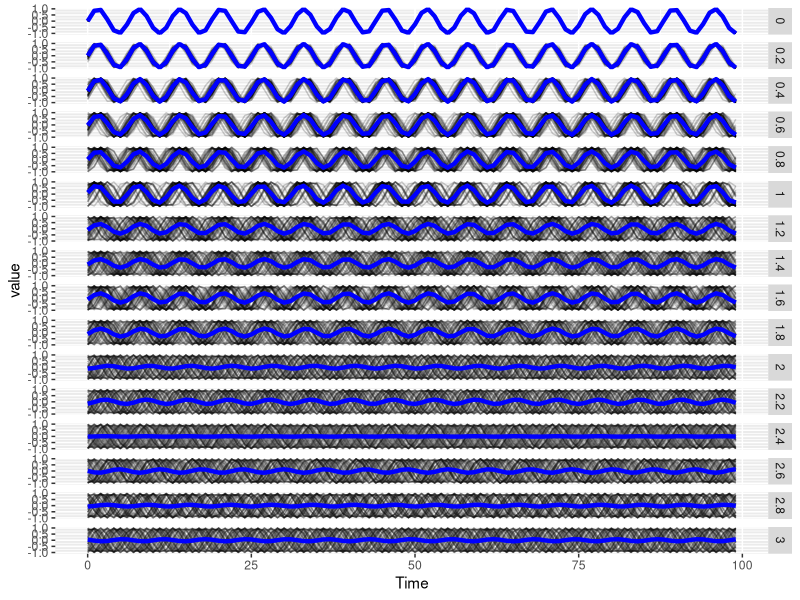
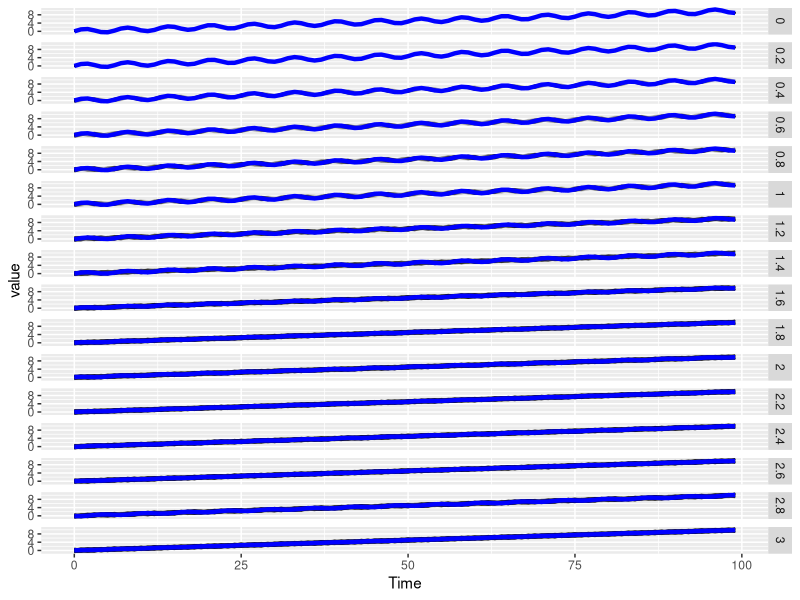
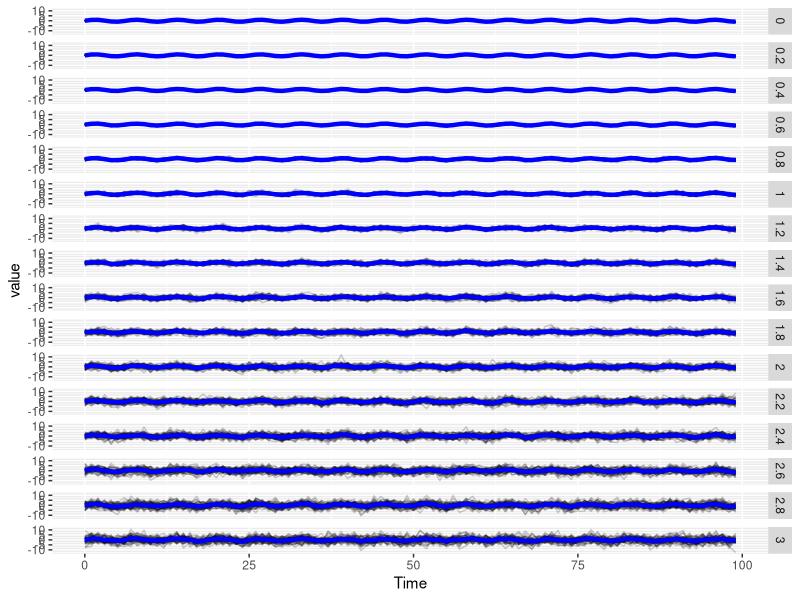

These charts were generated, in order, by the following R code: (Note: a time limit stopped this script after it produced the figures.)
## ---- chunk 1
knitr::opts_chunk$set(cache=TRUE)
## ---- chunk 2
dist_mean <- function(data, condition, tcol, measure, label, return.mean = F){
  # data: a data table containing trajectories and conditions
  # condition: column name that fully define an experimental condition, thus a set of trajectories analyzed together
  # tcol: time column name
  # measure: column name with quantity of interest
  # label: column name with label of individual objects in each condition (cell label)
  
  require(data.table)
  # 1) Get mean trajectory for each condition
  means <- data[, .(Average = mean(get(measure))), by = c(condition, tcol)]
  dat <- merge(data[, c(condition, label, tcol, measure), with = F], means, by = c(condition, tcol))
  
  # 2) Euclidean distance between each trajectory and the mean one
  distances <- dat[, .(sq_dist = (get(measure) - Average)^2) , by = c(condition, label)]
  euclid <- distances[, .(euclid_to_mean = sqrt(sum(sq_dist))), by = c(condition, label)]
  
  if(return.mean){
    return(list(means = means, euclid = euclid))
  } else {
    return(euclid)
  }
}


rollex <- function(x, k = 5){
  # Extended rolling mean, fill the extremeties with linear approximation
  require(zoo)
  roll <- rollmean(x, k, na.pad = T)
  NonNAindex <- which(!is.na(roll))
  fst <- min(NonNAindex)
  lst <- max(NonNAindex)
  
  # Left and Right slopes
  lslope <- (roll[fst + 1] - roll[fst]) / 2
  rslope <- (roll[lst] - roll[lst - 1]) / 2
  
  # Replace NAs generated by roll with approx
  for(i in 1:(fst-1)){
    roll[i] <- roll[fst] + lslope * (i - fst) 
  }
  for(i in (lst+1):length(roll)){
    roll[i] <- roll[lst] + rslope * (i - lst) 
  }
  return(roll)
}


clip <- function(x, y){
  # Take two numeric vectors of same length, set x to 1 when above y and x to 0 when below y
  return(ifelse(x >= y, 1, 0))
}


wrap_clip <- function(x, k = 5){
  return(clip(x, rollex(x, k)))
}


overlap <- function(x, y){
  # How often do 2 clipped time series have the same value?
  temp <- ifelse(x==y,1,0)
  return(sum(temp)/length(temp))
}


sim_phase_shifted <- function(n, noise, freq = 1, end = 100, return.wide = F){
  # A fucntion to simulate a population of n noisy sinusoidals that are phase shifted
  # n: number of sinusoids
  # freq: sampling rate (in time unit)
  # noise: standard deviation phaseshift
  # end: end time of simulations
  # return.wide: returns data in wide or long format
  
  require(data.table)
  # If sampling rate < 1, adjust end such that seq(from, to, by) re
  
  # Create a matrix of shifted times 
  tvec <- seq(0, end-1, by = freq)
  time_matrix <- matrix(tvec, nrow = length(tvec), ncol = n)
  shifts <- rnorm(n, 0, noise)
  shifts <- matrix(shifts, nrow = length(tvec), ncol = n, byrow = T)
  time_matrix <- time_matrix + shifts

  # Replace each shifted time by it sine function
  sins <- sin(time_matrix)
  
  # Go to data.table
  sins <- as.data.table(sins)
  sins <- cbind(seq(0, end-1, by = freq), sins)
  colnames(sins)[1] <- "Time"
  if(return.wide){
    return(sins)  
  }
  
  # Format long data table
  sins <- melt(sins, id.vars = "Time")
  return(sins)
}


sim_phase_shifted_with_fixed_trend <- function(n, noise, slope, freq = 1, end = 100){
  # Add a trend, i.e. a linear increase or decrease, to simulations
  # See sim_phase_shifted for arguments. Slope indicates the slope of the trend (change of mean value per unit of time)
  
  sins <- sim_phase_shifted(n, noise, freq, end, return.wide = F)
  trend_vec <- unique(sins$Time)
  trend_vec <- trend_vec * slope
  sins[, value := value + trend_vec, by = .(variable)]
  return(sins)
}


sim_noisy_amplitude <- function(n, noise, freq = 1, end = 100, return.wide = F){
  # Create a matrix of times and noise
  tvec <- seq(0, end-1, by = freq)
  time_matrix <- matrix(tvec, nrow = length(tvec), ncol = n)
  noise_matrix <- replicate(n, rnorm(length(tvec), 0, noise))
  
  # Replace each shifted time by it sine function and add white noise
  sins <- sin(time_matrix)
  sins <- sins + noise_matrix
  
  # Go to data.table
  sins <- as.data.table(sins)
  sins <- cbind(seq(0, end-1, by = freq), sins)
  colnames(sins)[1] <- "Time"
  if(return.wide){
    return(sins)  
  }
  
  # Format long data table
  sins <- melt(sins, id.vars = "Time")
  return(sins)
}


sim_expodecay_lagged_stim <- function(n, noise, interval.stim = 5, lambda = 0.2, freq = 1, end = 100, return.wide = F){
  # A fucntion to simulate a population of n trajectories of expo decay, that are taken up at regular time by stimulus.
  # The noise add a lag between the stimulus and the increase.
  # n: number of trajectories
  # noise: standard deviation for the lag
  # interval.stim: how long between each stimulation?
  # lambda: desintegration rate
  # freq: sampling rate (in time unit), how often do we compute the state of the system
  # end: end time of simulations
  # return.wide: returns data in wide or long format
  
  # Time vector
  tvec <- seq(0, end-1, by = freq)
  # Matrix with stimulation times
  stim_time <- seq(interval.stim, end-1 , interval.stim)
  stim_time_matrix <- matrix(stim_time, nrow = length(stim_time), ncol = n)
  
  # Randomize the stimulation times (represent random lag), forbid lag < 0
  noise_matrix <- abs(replicate(n, rnorm(n = length(stim_time), mean = 0, sd = noise)))
  stim_time_matrix <- stim_time_matrix + noise_matrix
  
  # Initialize trajectories with 0 everywhere, set to 1 at stimulus times
  trajs <- matrix(0, nrow = length(tvec), ncol = n)
  for(col in 1:ncol(stim_time_matrix)){
    for(row in 1:nrow(stim_time_matrix)){
      index <- which(tvec >= stim_time_matrix[row, col])[1]
      trajs[index, col] <- 1
    }
  }
  
  # Expo decay computed thanks to previous value
  decrease_factor <- exp(-lambda * freq)
  for(col in 1:ncol(trajs)){
    for(row in 2:nrow(trajs)){
      # If not at a stim time, decay
      if(trajs[row, col] != 1){trajs[row, col] <- trajs[row-1, col] * decrease_factor}
    }
  }
  
  # Go to data.table
  trajs <- as.data.table(trajs)
  trajs <- cbind(seq(0, end-1, by = freq), trajs)
  colnames(trajs)[1] <- "Time"
  if(return.wide){
    return(trajs)  
  }
  
  # Format long data table
  trajs <- melt(trajs, id.vars = "Time")
  return(trajs)
}


multi_sims <- function(type, noises, ...){
  # /!\ not optimized, growing data table
  # Generate multiple simulations of the indicated type.
  # noises: numeric vector with noise value, DO NOT PASS 0, as it is already used to initialize the output
  # ps: phase shifted
  # pst: phase shifted with linear trend
  # na: noisy amplitude
  # edls: expo decay lagged stimulation
  
  if(!(type %in% c("ps", "pst", "na", "edls"))){
    stop("type must be one of c('ps', 'pst', 'na', 'edls')")
  }
  
  # Initialize data.table with no noise
  if(type == "ps"){multi_sim <- sim_phase_shifted(noise = 0, ...)}
  else if(type == "pst"){multi_sim <- sim_phase_shifted_with_fixed_trend(noise = 0, ...)}
  else if(type == "na"){multi_sim <- sim_noisy_amplitude(noise = 0, ...)}
  else if(type == "edls"){multi_sim <- sim_expodecay_lagged_stim(noise = 0, ...)}
  
  multi_sim$noise <- 0
  for(noise in noises){
    if(type == "ps"){temp <- sim_phase_shifted(noise = noise, ...)}
    else if(type == "pst"){temp <- sim_phase_shifted_with_fixed_trend(noise = noise, ...)}
    else if(type == "na"){temp <- sim_noisy_amplitude(noise = noise, ...)}
    else if(type == "edls"){temp <- sim_expodecay_lagged_stim(noise = noise, ...)}
    temp$noise <- noise
    multi_sim <- rbind(multi_sim, temp)
  }
  return(multi_sim)
}


plot_sim <- function(data, x = "Time", y = "value", group = "variable", use.facet = T, facet = "noise", alpha = 0.2){
  require(ggplot2)
  p <- ggplot(data, aes_string(x = x, y = y)) + geom_line(aes_string(group = group), alpha = alpha)
  p <- p + stat_summary(fun.y=mean, geom="line", colour = "blue", size = 1.5)
  if(use.facet){
    p <- p + facet_grid(as.formula(paste(facet, "~ .")))
  }
  p
}


all_pairwise_stats <- function(data, condition, label, measure, k_roll_mean = 5){
  # Compute all pairwise measures: overlap_clipping and correlations (Pearson, Spearman, Kendall)
  # The clipping of trajectories is performed as first step
  
  # data: a data table containing CLIPPED trajectories
  # condition: column name that fully define an experimental condition; MUST BE INTEGERS, NUMERIC, FACTOR OR CHARACTERS
  # measure: column name with clipped trajectories
  # label: column name with label of individual objects in each condition (cell label); LABELS MUST BE INTEGERS, NUMERIC, FACTOR OR CHARACTERS
  
  if(!(class(data[,get(condition)]) %in% c("integer", "numeric", "character", "factor"))){
    stop("Column 'condition' must be integer, numeric, factor or character.")
  }
  if(!(class(data[,get(label)]) %in% c("integer", "numeric", "character", "factor"))){
    stop("Column 'label' must be integer, numeric, factor or character.")
  }
  
  require(data.table)
  setkeyv(data, c(condition, label))
  
  # Perform clipping
  ClipData <- data[, .(clip_measure = wrap_clip(get(measure), k = k_roll_mean)), by = c(condition, label)]
  setkeyv(ClipData, c(condition, label))
  
  # Number of rows for data table initialization, sum of number of pairs in each condition
  nber_row <- 0
  for(i in unique(data[, get(condition)])){
    nber_row <- nber_row + choose(length(unique(data[.(i), get(label)])), 2)
  }

  
  # One row = one pair in one condition; set column types according to input types
  out <- data.table(matrix(ncol = 7, nrow = nber_row))
  colnames(out) <- c(condition, "Label1", "Label2", "Overlap", "Pearson", "Spearman", "Kendall")
  if(class(data[,get(condition)]) == "integer"){out[[condition]] <- as.integer(out[[condition]])}
  else if(class(data[,get(condition)]) == "numeric"){out[[condition]] <- as.numeric(out[[condition]])}
  else if(class(data[,get(condition)]) == "character"){out[[condition]] <- as.character(out[[condition]])}
  else if(class(data[,get(condition)]) == "factor"){out[[condition]] <- as.factor(out[[condition]])}
  
  
  if(class(data[,get(label)]) == "integer"){
    out[, Label1 := as.integer(Label1)]
    out[, Label2 := as.integer(Label2)]
  }
  else if(class(data[,get(label)]) == "numeric"){
    out[, Label1 := as.numeric(Label1)]
    out[, Label2 := as.numeric(Label2)]
  }
  else if(class(data[,get(label)]) == "character"){
    out[, Label1 := as.character(Label1)]
    out[, Label2 := as.character(Label2)]
  }
  else if(class(data[,get(label)]) == "factor"){
    out[, Label1 := as.factor(Label1)]
    out[, Label2 := as.factor(Label2)]
  }
  
  
  out[, Overlap := as.numeric(Overlap)]
  out[, Pearson := as.numeric(Pearson)]
  out[, Spearman := as.numeric(Spearman)]
  out[, Kendall := as.numeric(Kendall)]
  
  curr_row <- 1L
  # Loop condition
  for(i in unique(data[, get(condition)])){
    labels <- unique(data[.(i), get(label)])
    # Loop 1st label
    for(j in 1:(length(labels)-1)){
      # Loop 2nd label
      for(k in (j+1):length(labels)){
        set(out, curr_row, 1L, i)
        set(out, curr_row, 2L, labels[j])
        set(out, curr_row, 3L, labels[k])
        # /!\ use clip data for overlap
        set(out, curr_row, 4L, overlap(ClipData[.(i, labels[j]), clip_measure], ClipData[.(i, labels[k]), clip_measure]))
        set(out, curr_row, 5L, cor(data[.(i, labels[j]), get(measure)], data[.(i, labels[k]), get(measure)], method ="pearson"))
        set(out, curr_row, 6L, cor(data[.(i, labels[j]), get(measure)], data[.(i, labels[k]), get(measure)], method ="spearman"))
        set(out, curr_row, 7L, cor(data[.(i, labels[j]), get(measure)], data[.(i, labels[k]), get(measure)], method ="kendall"))
        curr_row <- curr_row + 1L
      }
    }
  }
  return(out)
}
## ---- chunk 3
n <- 50 # number of trajectories per noise level
noises <- seq(0.2, 3, 0.2)
freq <- 1 # compute sinus every 1 time unit

# Phase shifted
ps <- multi_sims(type = "ps", noises = noises, n = n, freq = freq)
ps
# Phase shifted with trend
pst <- multi_sims(type = "pst", noises = noises, n = n, slope = 0.1, freq = freq)
# Amplitude noise
na <- multi_sims(type = "na", noises = noises, n = n, freq = freq)

plot_sim(ps)
plot_sim(pst)
plot_sim(na)
## ---- chunk 4

cond <- "noise"
ti <- "Time"
mea <- "value"
lab <- "variable"

ps_mean <- dist_mean(data = ps, condition = cond, tcol = ti, measure = mea, label = lab, return.mean = F)
ps_mean
pst_mean <- dist_mean(data = pst, condition = cond, tcol = ti, measure = mea, label = lab, return.mean = F)
na_mean <- dist_mean(data = na, condition = cond, tcol = ti, measure = mea, label = lab, return.mean = F)
## ---- chunk 5
ps_pw <- all_pairwise_stats(data = ps, condition = cond, label = lab, measure = mea, k_roll_mean = 5)
ps_pw
pst_pw <- all_pairwise_stats(data = pst, condition = cond, label = lab, measure = mea, k_roll_mean = 5)
na_pw <- all_pairwise_stats(data = na, condition = cond, label = lab, measure = mea, k_roll_mean = 5)
## ---- chunk 6
library(ggplot2)
library(gridExtra)

theme_update(plot.title = element_text(hjust = 0.5), text = element_text(size=15))

# Euclidean to Mean
p1 <- ggplot(ps_mean, aes(x= noise, y = euclid_to_mean)) + geom_boxplot(aes(group = noise)) + ggtitle("Phase Shifted")
p2 <- ggplot(pst_mean, aes(x= noise, y = euclid_to_mean)) + geom_boxplot(aes(group = noise)) + ggtitle("Phase Shifted with Trend")
p3 <- ggplot(na_mean, aes(x= noise, y = euclid_to_mean)) + geom_boxplot(aes(group = noise)) + ggtitle("Noisy Amplitude")
grid.arrange(p1, p2, p3, ncol = 3)
## ---- chunk 7
# Overlap
q1 <- ggplot(ps_pw, aes(x = noise, y = Overlap)) + geom_boxplot(aes(group = noise)) + ggtitle("Phase Shifted") + scale_y_continuous(limits = c(0,1))
q2 <- ggplot(pst_pw, aes(x = noise, y = Overlap)) + geom_boxplot(aes(group = noise)) + ggtitle("Phase Shifted with Trend") + scale_y_continuous(limits = c(0,1))
q3 <- ggplot(na_pw, aes(x = noise, y = Overlap)) + geom_boxplot(aes(group = noise)) + ggtitle("Noisy Amplitude") + scale_y_continuous(limits = c(0,1))
grid.arrange(q1, q2, q3, ncol = 3)
## ---- chunk 8
r1 <- ggplot(ps_pw, aes(x = noise, y = Pearson)) + geom_boxplot(aes(group = noise)) + ggtitle("Phase Shifted") + scale_y_continuous(limits = c(-1,1))
r2 <- ggplot(pst_pw, aes(x = noise, y = Pearson)) + geom_boxplot(aes(group = noise)) + ggtitle("Phase Shifted with Trend") + scale_y_continuous(limits = c(-1,1))
r3 <- ggplot(na_pw, aes(x = noise, y = Pearson)) + geom_boxplot(aes(group = noise)) + ggtitle("Noisy Amplitude") + scale_y_continuous(limits = c(-1,1))
grid.arrange(r1, r2, r3, ncol = 3)
## ---- chunk 9
s1 <- ggplot(ps_pw, aes(x = noise, y = Spearman)) + geom_boxplot(aes(group = noise)) + ggtitle("Phase Shifted") + scale_y_continuous(limits = c(-1,1))
s2 <- ggplot(pst_pw, aes(x = noise, y = Spearman)) + geom_boxplot(aes(group = noise)) + ggtitle("Phase Shifted with Trend") + scale_y_continuous(limits = c(-1,1))
s3 <- ggplot(na_pw, aes(x = noise, y = Spearman)) + geom_boxplot(aes(group = noise)) + ggtitle("Noisy Amplitude") + scale_y_continuous(limits = c(-1,1))
grid.arrange(s1, s2, s3, ncol = 3)
## ---- chunk 10
t1 <- ggplot(ps_pw, aes(x = noise, y = Kendall)) + geom_boxplot(aes(group = noise)) + ggtitle("Phase Shifted") + scale_y_continuous(limits = c(-1,1))
t2 <- ggplot(pst_pw, aes(x = noise, y = Kendall)) + geom_boxplot(aes(group = noise)) + ggtitle("Phase Shifted with Trend") + scale_y_continuous(limits = c(-1,1))
t3 <- ggplot(na_pw, aes(x = noise, y = Kendall)) + geom_boxplot(aes(group = noise)) + ggtitle("Noisy Amplitude") + scale_y_continuous(limits = c(-1,1))
grid.arrange(t1, t2, t3, ncol = 3)
## ---- chunk 11
cor(ps_pw[, 4:7])
cor(pst_pw[, 4:7])
cor(na_pw[, 4:7])
## ---- chunk 12
ps_pw[noise !=0 , .(p.val.pears = t.test(Pearson)$p.value,
                    p.val.spear = t.test(Spearman)$p.value,
                    p.val.kenda = t.test(Kendall)$p.value,
                    p.val.ovrlp = t.test(Overlap, mu = 0.5)$p.value), by = noise]

pst_pw[noise !=0 , .(p.val.pears = t.test(Pearson)$p.value,
                    p.val.spear = t.test(Spearman)$p.value,
                    p.val.kenda = t.test(Kendall)$p.value,
                    p.val.ovrlp = t.test(Overlap, mu = 0.5)$p.value), by = noise]

na_pw[noise !=0 , .(p.val.pears = t.test(Pearson)$p.value,
                    p.val.spear = t.test(Spearman)$p.value,
                    p.val.kenda = t.test(Kendall)$p.value,
                    p.val.ovrlp = t.test(Overlap, mu = 0.5)$p.value), by = noise]
## ---- chunk 13
plot_sim(sim_phase_shifted(n = 50, noise = 0.4, freq = 2), use.facet = F)
plot_sim(sim_phase_shifted(n = 50, noise = 0.4, freq = 0.2), use.facet = F)
## ---- chunk 14
# Contains 6 to 7 points per oscillation
sim <- sim_phase_shifted(n = 1, noise = 0, freq = 1)
plot(sim$Time, sim$value, type = "b")
lines(x=sim$Time, y=rollex(sim$value, k = 6), col = "red", lwd = 1.5)

# clip trajectory and scale for clarity on the plot
clip_traj <- wrap_clip(x = sim$value, k = 6)
clip_traj <- ifelse(clip_traj == 0, -1, 1)
lines(x=sim$Time, y=clip_traj, col = "blue", type = "S")
## ---- chunk 15
par(mfrow = c(2,1))
# Contains more than 35 points per oscillation
sim <- sim_phase_shifted(n = 1, noise = 0, freq = 0.2)

size_window <- 6
plot(sim$Time, sim$value, type = "b")
lines(x = sim$Time, y = rollex(sim$value, k = size_window), col = "red", lwd = 1.5)
clip_traj <- wrap_clip(x = sim$value, k = size_window)
clip_traj <- ifelse(clip_traj == 0, -1, 1)
lines(x = sim$Time, y = clip_traj, col = "blue", type = "S")

size_window <- 35
plot(sim$Time, sim$value, type = "b")
lines(x = sim$Time, y = rollex(sim$value, k = size_window), col = "red", lwd = 1.5)
clip_traj <- wrap_clip(x = sim$value, k = size_window)
clip_traj <- ifelse(clip_traj == 0, -1, 1)
lines(x = sim$Time, y = clip_traj, col = "blue", type = "S")
## ---- chunk 16
par(mfrow = c(2,1))
# Contains more than 35 points per oscillation
sim <- sim_noisy_amplitude(n = 1, noise = 0.1, freq = 0.2)

size_window <- 6
plot(sim$Time, sim$value, type = "b")
lines(x = sim$Time, y = rollex(sim$value, k = size_window), col = "red", lwd = 1.5)
clip_traj <- wrap_clip(x = sim$value, k = size_window)
clip_traj <- ifelse(clip_traj == 0, -1, 1)
lines(x = sim$Time, y = clip_traj, col = "blue", type = "S")

size_window <- 35
plot(sim$Time, sim$value, type = "b")
lines(x = sim$Time, y = rollex(sim$value, k = size_window), col = "red", lwd = 1.5)
clip_traj <- wrap_clip(x = sim$value, k = size_window)
clip_traj <- ifelse(clip_traj == 0, -1, 1)
lines(x = sim$Time, y = clip_traj, col = "blue", type = "S")
## ---- chunk 17
# Already defined in section 4.
# na <- multi_sims(type = "na", noises = noises, n = n, freq = 1)
# na_pw <- all_pairwise_stats(data = na, condition = cond, label = lab, measure = mea, k_roll_mean = 5)
# q3 <- ggplot(na_pw, aes(x = noise, y = Overlap)) + geom_boxplot(aes(group = noise)) + ggtitle("Noisy Amplitude") + scale_y_continuous(limits = c(0,1))

na_high_freq <- multi_sims(type = "na", noises = noises, n = n, freq = 0.2)
na_high_freq_pw <- all_pairwise_stats(data = na_high_freq, condition = cond, label = lab, measure = mea, k_roll_mean = 5)
## ---- chunk 18
q3_high <- ggplot(na_high_freq_pw, aes(x = noise, y = Overlap)) + geom_boxplot(aes(group = noise)) + ggtitle("Window Size: 5; Freq: 0.2 (window too small)") + scale_y_continuous(limits = c(0,1))
grid.arrange(q3 + ggtitle("Window Size: 5; Freq: 1 (window of the right size)"), q3_high, ncol = 2)
## ---- chunk 19
# edls: exponential decay with lagged stimulation; 5 time units between each pulse
edls <- multi_sims(type = "edls", noises = noises, n = n, freq = 0.2, interval.stim = 5)
plot_sim(edls)
## ---- chunk 20
# Array of 0 of the same length as a trajectory
stim <- rep(0, 496)
stim[seq(25,496,25)] <- 1

# Plot a trajectory without lag along with the stimulation pattern
plot(edls[variable=="V1" & noise==0, value], type = "l", lwd = 2)
lines(stim, type="s", col = "blue", lwd = 1)
## ---- chunk 21
ccf(edls[variable=="V1" & noise==0, value], stim, ylab = "Correlation coefficient")
cor(edls[variable=="V1" & noise==0, value], stim)
## ---- chunk 22
get.max.cc <- function(ts1, ts2, plot = F, ...){
  temp <- ccf(ts1, ts2, plot = plot, ...)
  max.indx <- which.max(temp$acf)
  return(list(temp$acf[max.indx], temp$lag[max.indx]))
}

cc.stim <- copy(edls)
cc.stim[, c("max.cc", "lag") := get.max.cc(value, stim, plot = F), by = .(noise, variable)]
cc.stim[, noise := as.factor(noise)]

ggplot(cc.stim, aes(x = noise, y = max.cc)) + geom_boxplot(aes(group=noise))
ggplot(cc.stim, aes(x = noise, y = lag)) + geom_boxplot(aes(group=noise))
## ---- chunk 23
cc.stim[, value := value * 3]
cc.stim[, c("max.cc", "lag") := get.max.cc(value, stim, plot = F), by = .(noise, variable)]

ggplot(cc.stim, aes(x = noise, y = max.cc)) + geom_boxplot(aes(group=noise))
ggplot(cc.stim, aes(x = noise, y = lag)) + geom_boxplot(aes(group=noise))
## ---- chunk 24
# Run the simulation without lag in response 15 times (14 + 1 internally computed)
edls <- multi_sims(type = "edls", noises = rep(0, 14), n = n, freq = 0.2, interval.stim = 5)

# Add the white noise with different sd
nber.per.condition <- 496 * n  # 496 data points per trajectory 
# Define the levels of noise
nois <- rep(seq(0, 0.56, 0.04), each = nber.per.condition)
edls$noise <- nois
# Produce the noise and add it
nois <- sapply(nois, function(x) 0 + rnorm(1, mean = 0, sd = x))
edls[, value := value + nois]

plot_sim(edls)
## ---- chunk 25
par(mfrow = c(3,1))
plot(edls[variable == "V1" & noise == 0, value], type = "l"); abline(h=c(0,1), lty='dashed')
plot(edls[variable == "V1" & noise == 0.28, value], type = "l"); abline(h=c(0,1), lty='dashed')
plot(edls[variable == "V1" & noise == 0.56, value], type = "l"); abline(h=c(0,1), lty='dashed')
## ---- chunk 26
cc.stim <- copy(edls)
cc.stim[, c("max.cc", "lag") := get.max.cc(value, stim, plot = F), by = .(noise, variable)]
cc.stim[, noise := as.factor(noise)]

ggplot(cc.stim, aes(x = noise, y = max.cc)) + geom_boxplot(aes(group=noise))
ggplot(cc.stim, aes(x = noise, y = lag)) + geom_boxplot(aes(group=noise))
